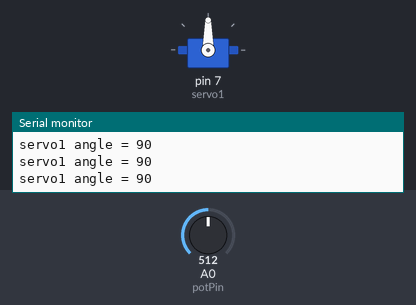
Bench run of a sketch on a simulated Arduino Uno, built with avr-gcc and run on an emulated ATmega328P. On the bench: servo, the last lines printed to the serial monitor. The test bench sets the inputs (shaded band); at power-on: A0 (potPin) = 512.

Above: at 1.2 s.
1.3 s: A0 (potPin) set to 716
At 2.5 s:
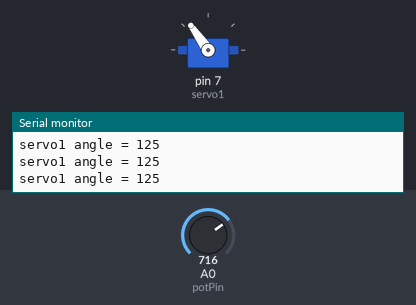
2.8 s: A0 (potPin) set to 900
At 4.0 s:
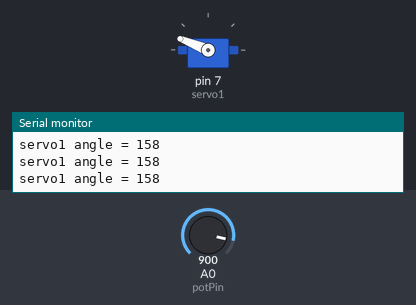
4.3 s: A0 (potPin) set to 1023
At 5.5 s:
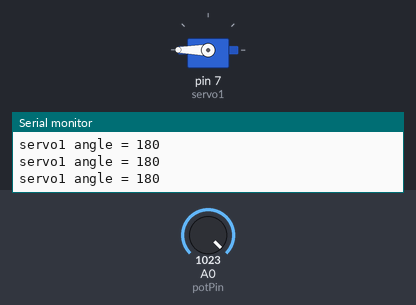
5.8 s: A0 (potPin) set to 306
At 7.0 s:
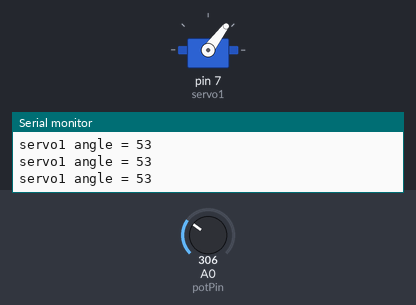
7.3 s: A0 (potPin) set to 122
At 8.4 s:
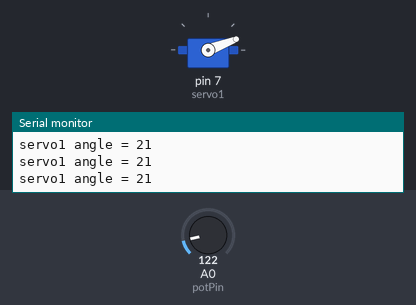
8.8 s: A0 (potPin) set to 0
At 9.9 s:
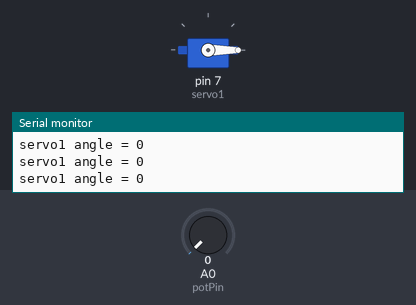
Timing chart, 0 to 11.3 s (numbered marks = the images above; inputs shaded):
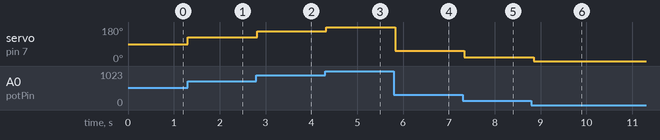

Measured:
- after the input at 1.3 s, servo on pin 7 (servo1): 90° → 125° at once
- after the input at 2.8 s, servo on pin 7 (servo1): 125° → 158° at once
- after the input at 4.3 s, servo on pin 7 (servo1): 158° → 180° at once
- after the input at 5.8 s, servo on pin 7 (servo1): 180° → 53° at once
- after the input at 7.3 s, servo on pin 7 (servo1): 53° → 21° at once
- after the input at 8.8 s, servo on pin 7 (servo1): 21° → 0° after 0.05 s

The sketch:

read_from_potentio.ino
```cpp
#include <Servo.h>

Servo servo1;  // サーボモーターを制御するためのオブジェクトを作成
int potPin = A0;  // ポテンショメータの接続ピン（アナログ入力）

void setup() {
   Serial.begin(9600);  // 9600bpsでシリアルポートを開く
   servo1.attach(7);    // 7番ピンをサーボモーターの制御ピンに設定
}

void loop() {
  int potValue = analogRead(potPin);  // ポテンショメータの値を読み取る
  int angle = map(potValue, 0, 1023, 0, 180);  // ポテンショメータの値を0〜180度にマッピング
  servo1.write(angle);  // サーボモーターの角度を設定

  // サーボモーターの角度をシリアルモニタに出力
  char s[80];
  sprintf(s, "servo1 angle = %d", angle);
  Serial.println(s);

  delay(100);  // 少し待機して次のループへ
}
```
